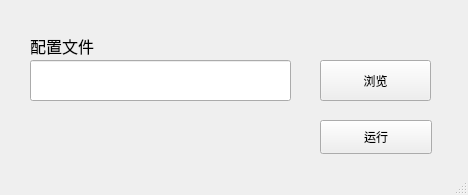
<?xml version="1.0" encoding="UTF-8"?>
<ui version="4.0">
 <class>MainWindow</class>
 <widget class="QMainWindow" name="MainWindow">
  <property name="geometry">
   <rect>
    <x>0</x>
    <y>0</y>
    <width>468</width>
    <height>195</height>
   </rect>
  </property>
  <property name="windowTitle">
   <string>MainWindow</string>
  </property>
  <widget class="QWidget" name="centralwidget">
   <widget class="QPushButton" name="pushButton_2">
    <property name="geometry">
     <rect>
      <x>320</x>
      <y>120</y>
      <width>112</width>
      <height>34</height>
     </rect>
    </property>
    <property name="text">
     <string>运行</string>
    </property>
   </widget>
   <widget class="QLabel" name="label_2">
    <property name="geometry">
     <rect>
      <x>30</x>
      <y>20</y>
      <width>161</width>
      <height>51</height>
     </rect>
    </property>
    <property name="font">
     <font>
      <family>Agency FB</family>
      <pointsize>12</pointsize>
     </font>
    </property>
    <property name="text">
     <string>配置文件</string>
    </property>
   </widget>
   <widget class="QPushButton" name="pushButton_3">
    <property name="geometry">
     <rect>
      <x>320</x>
      <y>60</y>
      <width>111</width>
      <height>41</height>
     </rect>
    </property>
    <property name="text">
     <string>浏览</string>
    </property>
   </widget>
   <widget class="QLineEdit" name="lineEdit_2">
    <property name="geometry">
     <rect>
      <x>30</x>
      <y>60</y>
      <width>261</width>
      <height>41</height>
     </rect>
    </property>
   </widget>
  </widget>
  <widget class="QStatusBar" name="statusbar"/>
  <action name="actionhehe">
   <property name="text">
    <string>hehe </string>
   </property>
  </action>
 </widget>
 <resources/>
 <connections/>
</ui>
